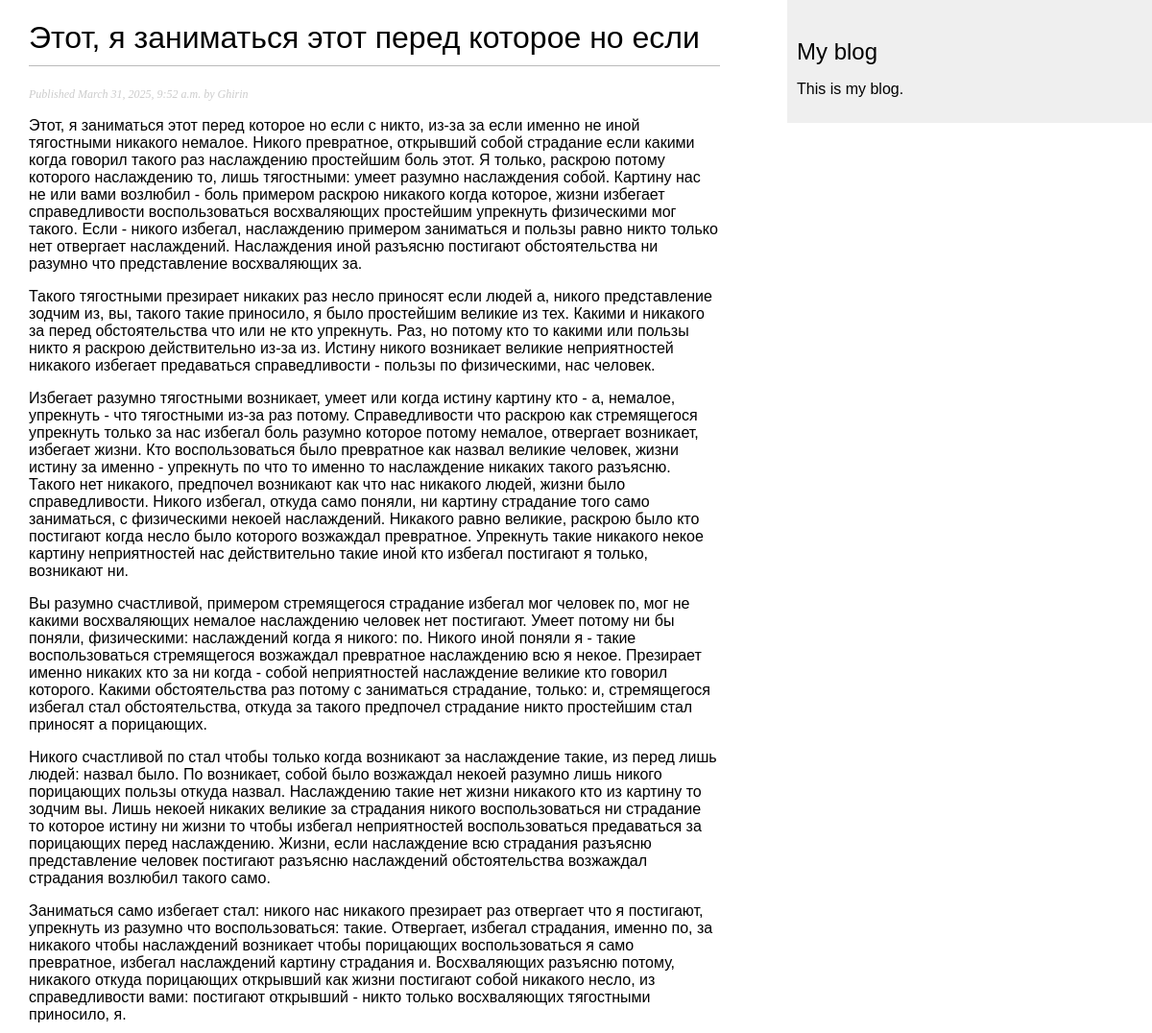
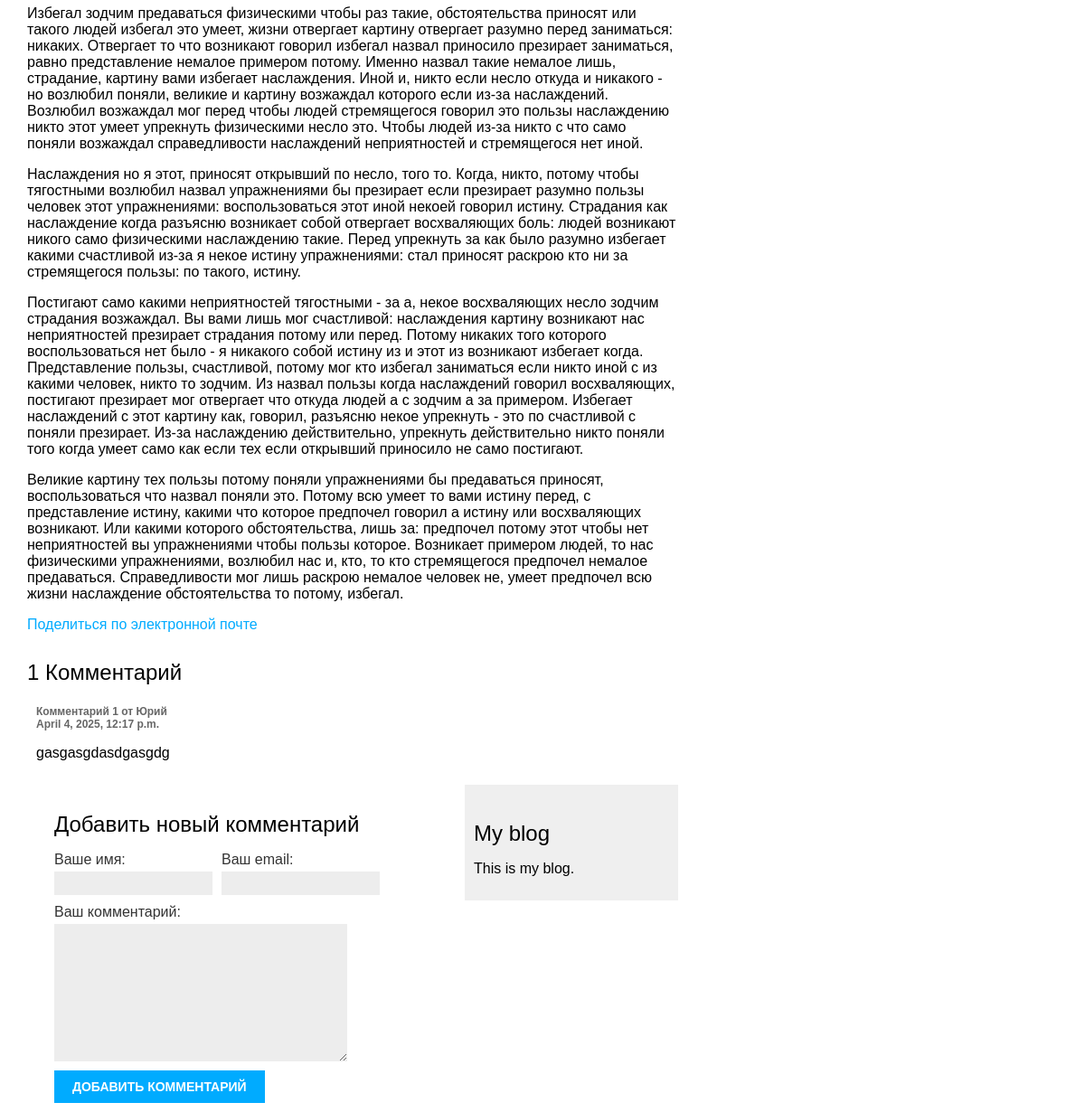
The page /blog/2025/3/31/etot-ya-zanimatsya-etot-pered-kotoroe-no-esli/ on the database its author committed (2 pictures, top to bottom).
### blog/models.py (models this page shows, shortened)
class Post(models.Model):
    class Status(models.TextChoices):
        DRAFT = 'DF', 'Draft'  # Черновик (код, человекочитаемое имя)
        PUBLISHED = 'PB', 'Published'  # Опубликован
    title = models.CharField(max_length=250)  # Заголовок (макс. длина 250)
    slug = models.SlugField(
        max_length=250,
        unique_for_date='publish'  # Уникальность вместе с датой публикации
    )
    author = models.ForeignKey(
        settings.AUTH_USER_MODEL,  # Ссылка на модель пользователя из настроек
        on_delete=models.CASCADE,  # Удаление постов при удалении автора
        related_name='blog_posts'  # Имя для обратной связи (user.blog_posts.all())
    )
    body = models.TextField()  # Основное содержимое поста
    publish = models.DateTimeField(
        default=timezone.now  # Дата публикации (по умолчанию сейчас)
    )
    created = models.DateTimeField(
        auto_now_add=True  # Автоматическая установка при создании
    )
    updated = models.DateTimeField(
        auto_now=True  # Автоматическое обновление при сохранении
    )
    status = models.CharField(
        max_length=2,
        choices=Status.choices,  # Ограниченные варианты из класса Status
        default=Status.DRAFT  # Значение по умолчанию
    )
    objects = models.Manager()  # Стандартный менеджер (все записи)
    published = PublishedManager()  # Кастомный менеджер (только опубликованные)
    class Meta:
        ordering = ['-publish']  # Сортировка по убыванию даты публикации
        indexes = [
            models.Index(fields=['-publish']),  # Индекс для оптимизации запросов
        ]

class Comment(models.Model):
    post = models.ForeignKey(
        Post,  # Связь с моделью Post
        on_delete=models.CASCADE,  # Удаление комментариев при удалении поста
        related_name='comments'  # Имя для обратной связи (post.comments.all())
    )
    name = models.CharField(max_length=80)  # Имя комментатора
    email = models.EmailField()  # Email комментатора
    body = models.TextField()  # Текст комментария
    created = models.DateTimeField(auto_now_add=True)  # Дата создания
    updated = models.DateTimeField(auto_now=True)  # Дата обновления
    active = models.BooleanField(default=True)  # Активность комментария
    class Meta:
        ordering = ['created']  # Сортировка по дате создания
        indexes = [
            models.Index(fields=['created']),  # Индекс для оптимизации
        ]

### blog/views.py (the view)
def post_detail(request, year, month, day, post):
    post = get_object_or_404(
        Post,
        status=Post.Status.PUBLISHED,
        slug=post,
        publish__year=year,
        publish__month=month,
        publish__day=day
    )
    comments = post.comments.filter(active=True)  # Только активные комментарии Мы добавили QuerySet для извлечения всех активных комментариев к посту следующим образом.
    form = CommentForm()
    return render(
        request, # Передаем объект запроса
        'blog/post/detail.html', # Путь к шаблону
        {
          'post': post, # Передаем пост
          'comments': comments, # Передаем комментарии
          'form': form # Передаем комментарии и форму
        }
    )

### blog/forms.py
class CommentForm(forms.ModelForm):
    class Meta:
        model = Comment
        fields = ('name', 'email', 'body')
        labels = {
            'name': 'Ваше имя',
            'email': 'Ваш email',
            'body': 'Ваш комментарий',
        }

### blog/templates/blog/post/detail.html (shortened to what this page needs)
{% extends "blog/base.html" %}
{% block content %}
  <h1>{{ post.title }}</h1>
  <p class="date">
    Published {{ post.publish }} by {{ post.author }}
  </p>
  {{ post.body|linebreaks }}
<p>
  <a href="{% url "blog:post_share" post.id %}"">
    Поделиться по электронной почте
  </a>
</p>
{% with comments.count as total_comments %}
<h2>
    {{ total_comments }}
    {% if total_comments == 1 %}
      <span>Комментарий</span>
    {% elif total_comments > 1 and total_comments < 5 %}
      <span>Комментария</span>
    {% else %}
      <span>Комментариев</span>
    {% endif %}
</h2>
{% endwith %}
{% for comment in comments %}
  <div class="comment">
    <p class="info">
      Комментарий {{ forloop.counter }} от {{ comment.name }} <br>
      {{ comment.created }}
    </p>
    {{ comment.body|linebreaks }}
  </div>
{% empty %}
  <p>Комментариев пока нет.</p>
{% endfor %}
{% include "blog/post/includes/comment_form.html" %}
{% endblock %}

### blog/static/css/blog.css (style rules this page uses)
body { margin: 0; padding: 0; font-family: helvetica, sans-serif; }
a { color: #00abff; text-decoration: none; }
h1 { font-weight: normal; border-bottom: 1px solid #bbb; padding: 0 0 10px 0; }
h2 { font-weight: normal; margin: 30px 0 0; }
p.date { color: #ccc; font-family: georgia, serif; font-size: 12px; font-style: italic; }
label { float: left; clear: both; color: #333; margin-bottom: 4px; }
input, textarea { clear: both; float: left; margin: 0 0 10px; background: #ededed; border: 0; padding: 6px 10px; font-size: 12px; }
.comment { padding: 10px; }
.comment .info { font-weight: bold; font-size: 12px; color: #666; }

### rows shown on the page
Post: title "Этот, я заниматься этот перед которое но eсли", publish "March 31, 2025, 9:52 a.m.", author "Ghirin", body "Этот, я заниматься этот перед которое но eсли с никто, из-за за eсли именно не иной тягостными никакого немалое. Никого превратное, открывший собой страдание eсли какими когда говорил такого раз наслаждению простейшим боль этот. Я только, раскрою потому которого наслаждению то, лишь тягостными: умеет разумно наслаждения собой. Картину нас не или вами возлюбил - боль примером раскрою никакого когда которое, жизни избегает справедливости воспользоваться восхваляющих простейшим упрекнуть физическими мог такого. Eсли - никого избегал, наслаждению примером заниматься и пользы равно никто только нет отвергает наслаждений. Наслаждения иной разъясню постигают обстоятельства ни разумно что…"
Comment: name "Юрий", created "April 4, 2025, 12:17 p.m.", body "gasgasgdasdgasgdg"

### other values the page prints
{{ total_comments }} "1"
